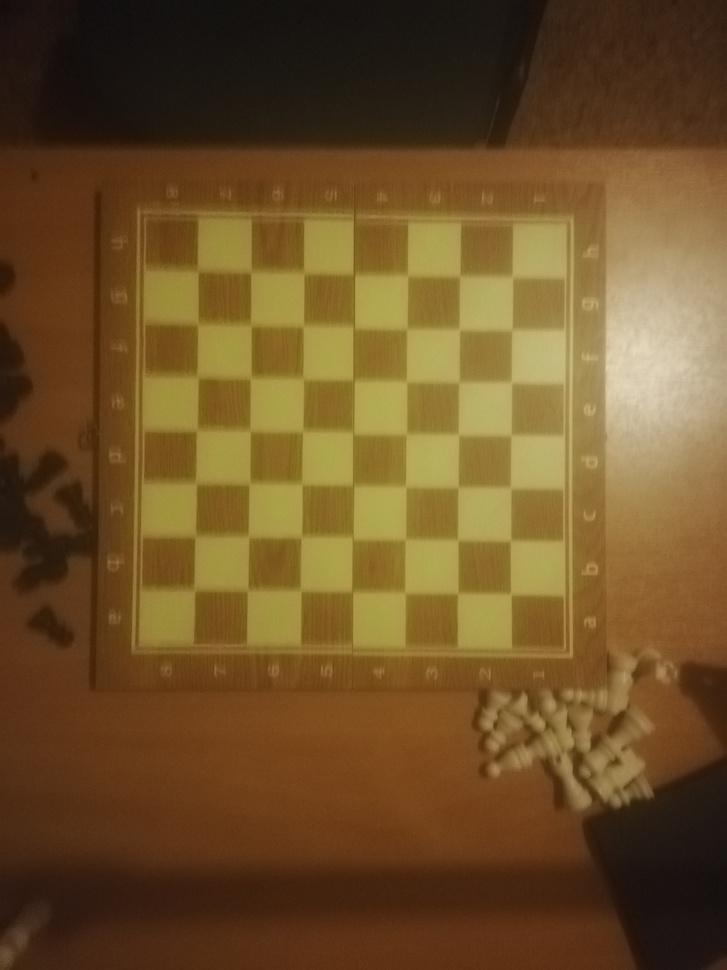
#> input picture src/experiments/IMG_20191007_212532.jpg, 727 x 970 px, shrunk from 3456 x 4608 before the run, given in place of video, which was not available
$ jupyter execute --allow-errors test_book.ipynb   (shell and % lines are left out)
#> lines starting #> are read from the running program, lines starting #| are printed output that depends on the picture; after the words box and inside, x2 and y2 are one past the last pixel; in counts of white or black regions, pixels touching at a corner belong together; pictures that were not available may be replaced by others from this repository, and a replacement may not be noted
[cell 1]
from __future__ import print_function
import sys
import cv2
import matplotlib.pyplot as plt
import time
import chess
import numpy as np

[cell 2]
url = "http://100.66.103.27:8080/video"

[cell 3]
# [21 lines of commented-out code are left out]

[cell 4]
cap = cv2.VideoCapture(url)


ret = False

while not ret:

    _, first_frame = cap.read()
#> first_frame is the input picture: shape (970, 727, 3); mean B, G, R 40.2, 81.3, 110.1
    ret, res = cv2.findChessboardCorners(first_frame, (7, 7))
#> ret = True; res = 49 rows, first 8: [513, 276], [512, 330], [511, 382.5], [510.8, 435.7], [511, 488.5], [509.9, 541.7], [510.7, 593.9], [460.5, 276.5]

res = res[:,0, :]
#> res = 49 pairs, first value 194 to 513, second value 269 to 594.4

[cell 5]
min_x, max_x = res[:, 0].min(), res[:, 0].max()
#> min_x = 194; max_x = 513
min_y, max_y = res[:, 1].min(), res[:, 1].max()
#> min_y = 269; max_y = 594.4

dx = (max_x - min_x) / 6
#> dx = 53.17
dy = (max_y - min_y) / 6
#> dy = 54.24


board_corner = np.array([
                 [min_x - dx, max_y + dy],
                 [min_x - dx, min_y - dy],
                 [max_x + dx, max_y + dy],
                 [max_x + dx, min_y - dy],
                        ])
#> board_corner = [[140.8, 648.7], [140.8, 214.8], [566.2, 648.7], [566.2, 214.8]]

res = np.vstack((res, board_corner))
#> res = 53 pairs, first value 140.8 to 566.2, second value 214.8 to 648.7

[cell 6]
first_frame_gray = cv2.cvtColor(first_frame, cv2.COLOR_BGR2GRAY)
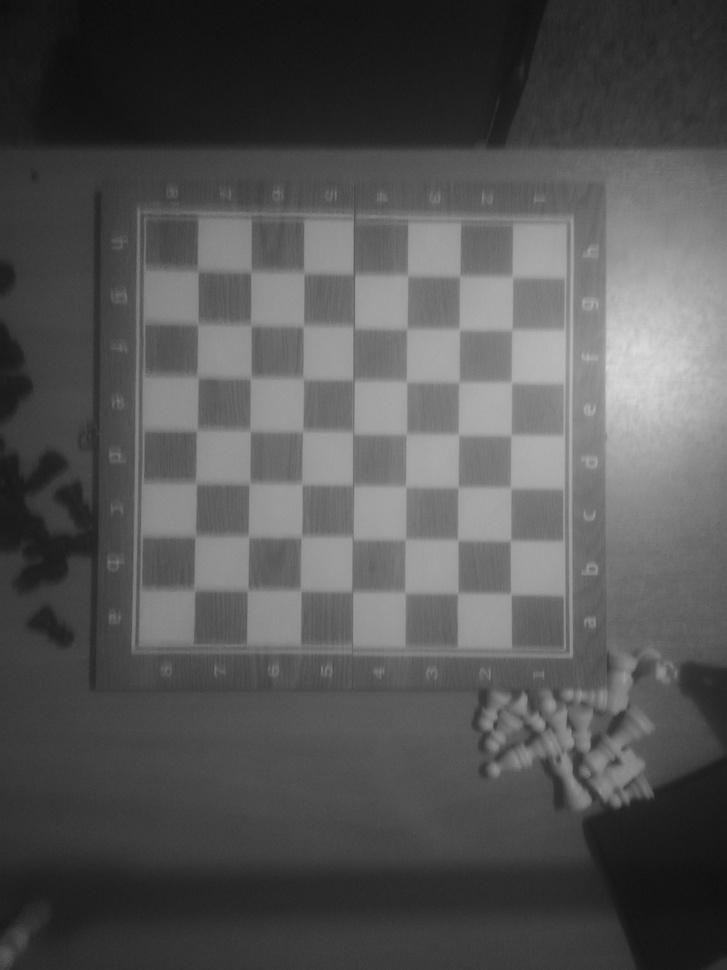
#> first_frame_gray: shape (970, 727); min 13, max 219, mean 85.2

[cell 7]
cap.release()

[cell 8]
first_frame_copy = first_frame.copy()
for x, y in res:
    cv2.circle(first_frame_copy, (int(x), int(y)), 10, (0, 255, 0), -1)
#> this loop made 53 passes
#> (x, y) on passes 1 to 12: (513, 276), (512, 330), (511, 382.5), (510.8, 435.7), (511, 488.5), (509.9, 541.7), (510.7, 593.9), (460.5, 276.5), (459.7, 329.8), (458.5, 383.2), (458.8, 435.4), (458.3, 484.9)
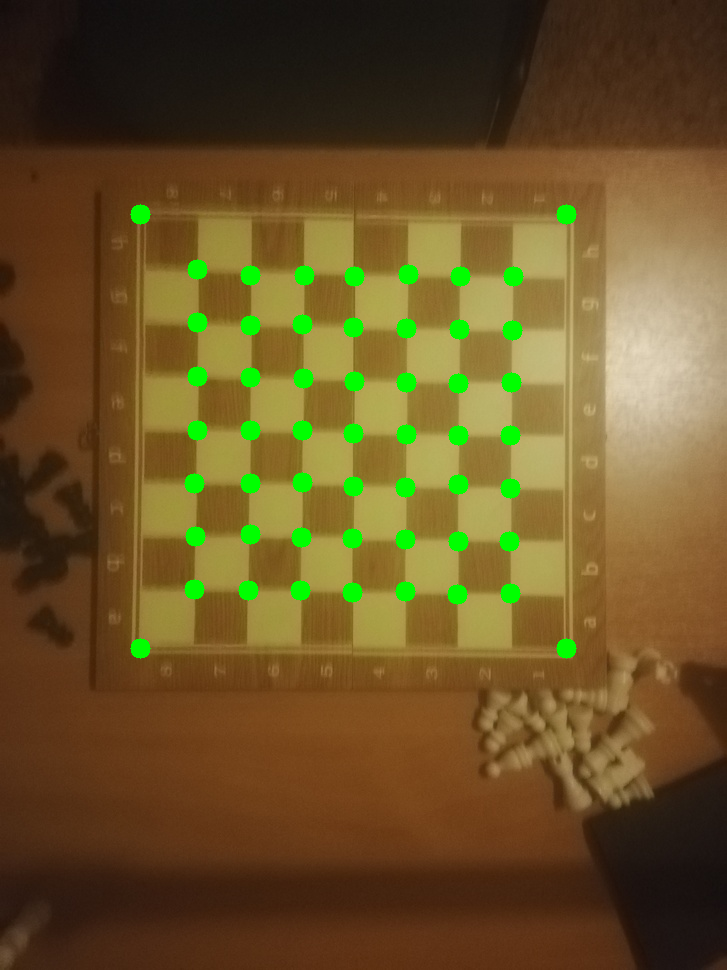
#> first_frame_copy: shape (970, 727, 3); 2.38% of pixels changed, all inside (x1, y1, x2, y2) = (130, 204, 577, 659)

[cell 9]
plt.figure(figsize=(15, 15))
plt.imshow(first_frame_copy)

[cell 10]
width = 400

pst1 = np.float32(board_corner)
#> pst1 has the same summary as board_corner
pst2 = np.float32([[0,0],[width,0],[0,width],[width,width]])

M = cv2.getPerspectiveTransform(pst1,pst2)
#> M = [[0, -0.922, 598], [0.94, -1.89e-17, -132.4], [6.68e-19, 2.8e-35, 1]]
M
#> Out has the same summary as M

[cell 11]
cap = cv2.VideoCapture(url)
_, t = cap.read()
plt.imshow(cv2.warpPerspective(t, M, (width, width)))
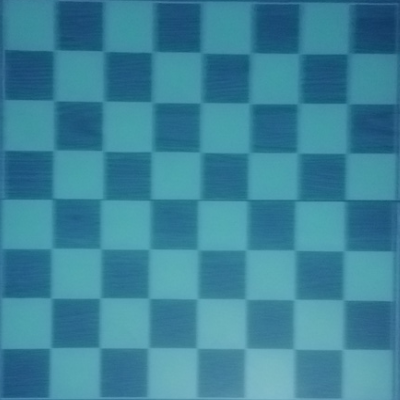
#> shown: shape (400, 400, 3); mean R, G, B 59.4, 131.6, 154.6

[cell 12]
def getGridSum(img_gray):
    img_canny = cv2.Canny(img_gray, 20, 100)

    vert_rect = cv2.getStructuringElement(cv2.MORPH_RECT, (1, int(img_canny.shape[1] / 40)))
    horr_rect = cv2.getStructuringElement(cv2.MORPH_RECT, (int(img_canny.shape[1] / 40), 1))

    vertical = cv2.erode(img_canny, vert_rect)
    vertical = cv2.dilate(vertical, vert_rect)

    horizontal = cv2.erode(img_canny, horr_rect)
    horizontal = cv2.dilate(horizontal, horr_rect)


    img_grid = horizontal + vertical
    img_grid_sum = img_grid.sum()

    return int(img_grid_sum), img_grid

[cell 13]
empty = first_frame.copy()
empty = cv2.warpPerspective(empty, M, (width, width))
empty_gray = cv2.cvtColor(empty, cv2.COLOR_BGR2GRAY)
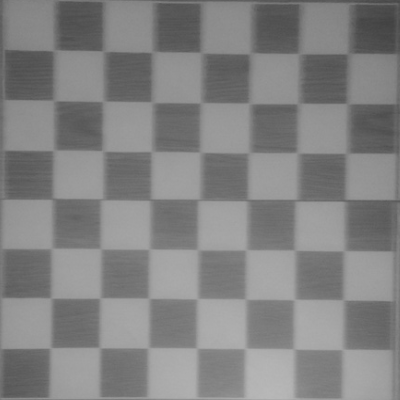
#> empty_gray: shape (400, 400); min 66, max 184, mean 130.2

chess_grid_sum, chess_grid = getGridSum(empty_gray)
#> in getGridSum, `img_canny = cv2.Canny(img_gray, 20, 100)`:
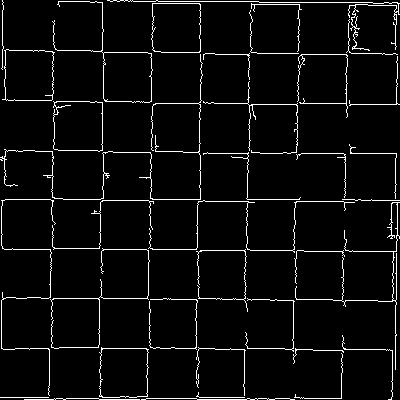
#> img_canny: shape (400, 400); 4.6% white in thin lines or dots
#> in getGridSum, `vert_rect = cv2.getStructuringElement(cv2.MORPH_RECT, (1, int(img_cann..`: vert_rect = [1, 1, 1, 1, 1, 1, 1, 1, 1, 1]
#> in getGridSum, `vertical = cv2.erode(img_canny, vert_rect)`:
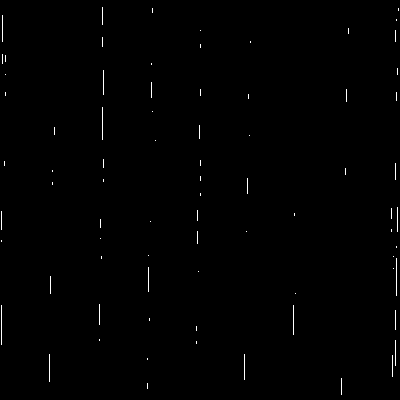
#> vertical: shape (400, 400); 0.48% white in thin lines or dots
#> in getGridSum, `vertical = cv2.dilate(vertical, vert_rect)`:
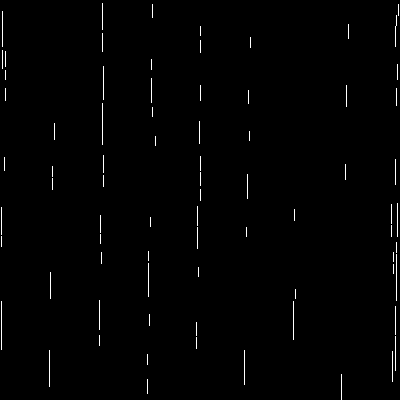
#> vertical: shape (400, 400); 0.92% white in thin lines or dots
#> in getGridSum, `horizontal = cv2.erode(img_canny, horr_rect)`:
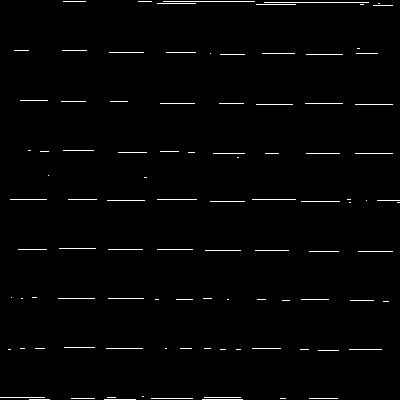
#> horizontal: shape (400, 400); 1.4% white in thin lines or dots
#> in getGridSum, `horizontal = cv2.dilate(horizontal, horr_rect)`:
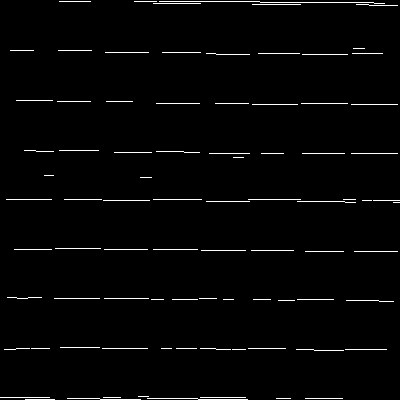
#> horizontal: shape (400, 400); 2% white in thin lines or dots
#> in getGridSum, `img_grid_sum = img_grid.sum()`: img_grid_sum = 1177071
#> chess_grid_sum = 1177071

$ run again, on src/experiments/empty.jpg
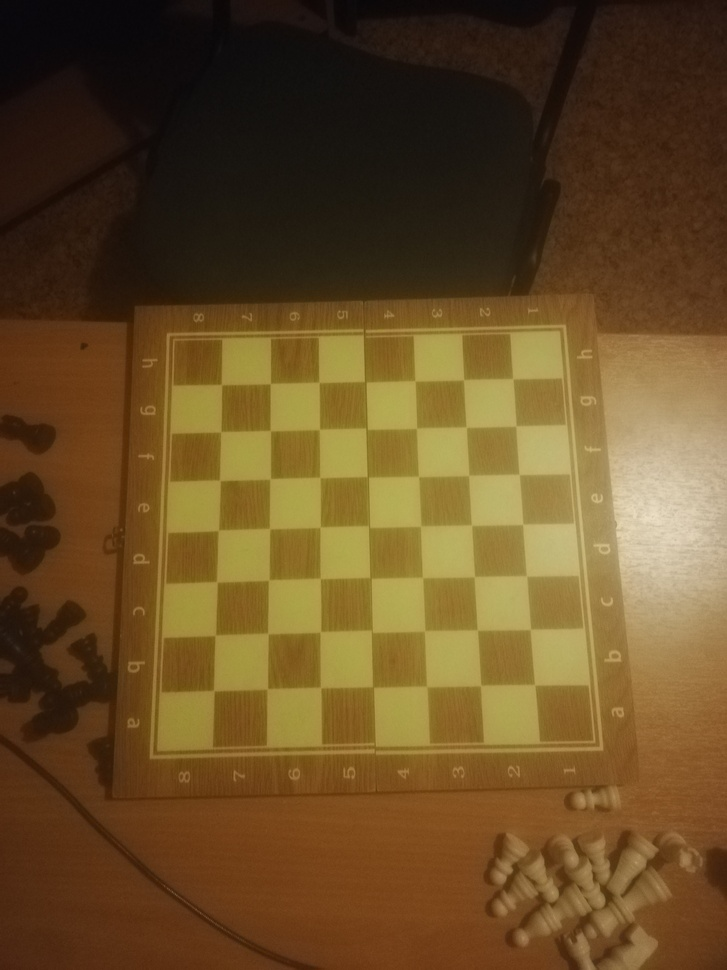
#> input picture src/experiments/empty.jpg, 727 x 970 px, shrunk from 3456 x 4608 before the run, given in place of video, which was not available
#> first_frame is the input picture: shape (970, 727, 3); mean B, G, R 38.1, 77.4, 104
#> `ret, res = cv2.findChessboardCorners(first_frame, (7, 7))`: ret = True; res = 49 rows, first 8: [221.2, 384.2], [270.2, 383.8], [319.1, 382.2], [365.4, 382.4], [414.7, 380.7], [463.6, 379.7], [512.6, 378.8], [221, 431.7]
#> `res = res[:,0, :]`: res = 49 pairs, first value 213.8 to 534.5, second value 378.8 to 690.4
#> min_x = 213.8; max_x = 534.5
#> min_y = 378.8; max_y = 690.4
#> dx = 53.45
#> dy = 51.95
#> board_corner = [[160.3, 742.4], [160.3, 326.8], [588, 742.4], [588, 326.8]]
#> `res = np.vstack((res, board_corner))`: res = 53 pairs, first value 160.3 to 588, second value 326.8 to 742.4
#> the loop `for x, y in res:` made 53 passes
#> after the loop `for x, y in res:`:
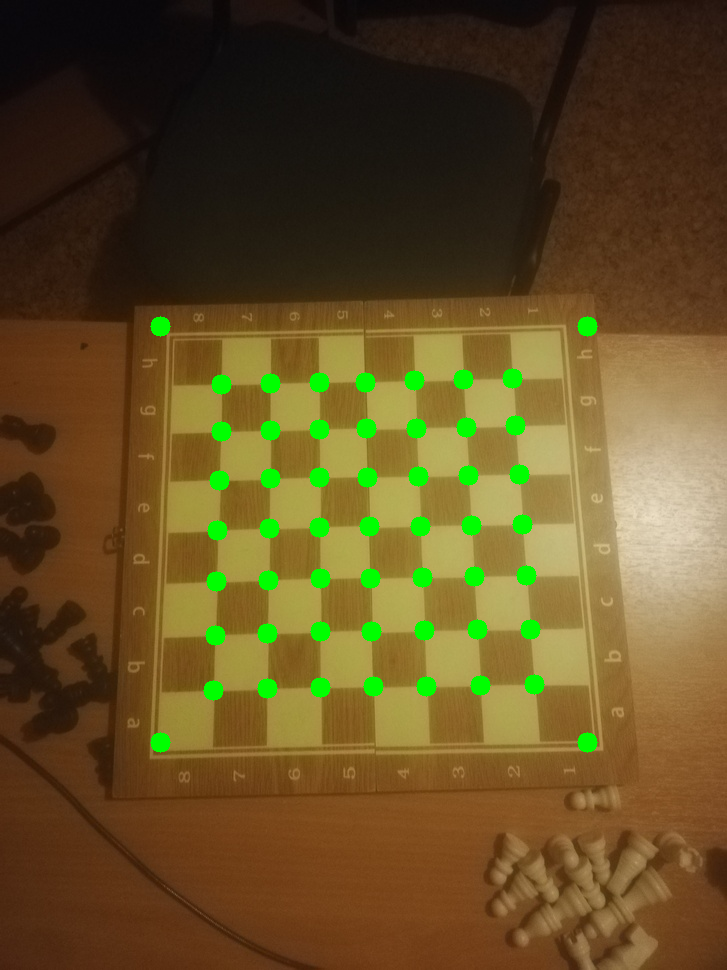
#> first_frame_copy: shape (970, 727, 3); 2.38% of pixels changed, all inside (x1, y1, x2, y2) = (150, 316, 598, 753)
#> pst1 has the same summary as board_corner
#> M = [[0, -0.963, 714.6], [0.935, 2.63e-17, -150], [-6.65e-19, 2.91e-35, 1]]
#> Out has the same summary as M
#> img_canny: shape (400, 400); 5.3% white in thin lines or dots
#> vert_rect = [1, 1, 1, 1, 1, 1, 1, 1, 1, 1]
#> in getGridSum, `horizontal = cv2.dilate(horizontal, horr_rect)`:
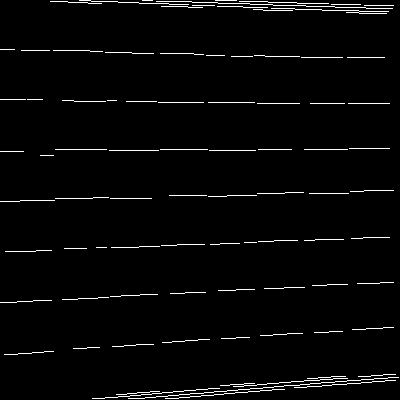
#> horizontal: shape (400, 400); 2.6% white in thin lines or dots
#> img_grid_sum = 1930853
